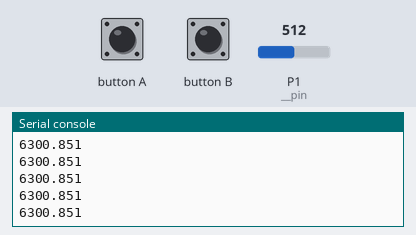
A program run on a simulated BBC micro:bit running MicroPython. Shown: the last lines printed to the serial console. The inputs (shaded band) are chosen by the test bench; at power-on: P1 (__pin) = 512 (analog values on the 0–1023 scale).

Above: at 1.2 s.
1.3 s: P1 (__pin) set to 716
At 2.3 s:
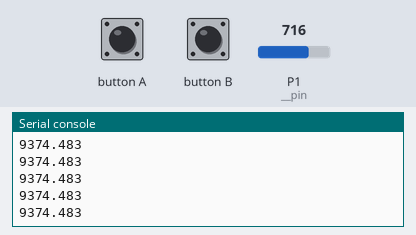
2.8 s: P1 (__pin) set to 900
At 3.9 s:
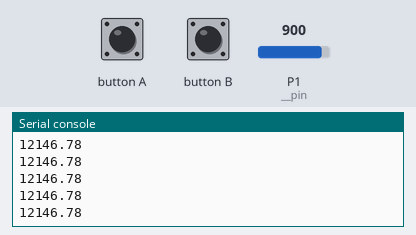
Timing chart, 0 to 5.0 s (numbered marks = the images above; inputs shaded):
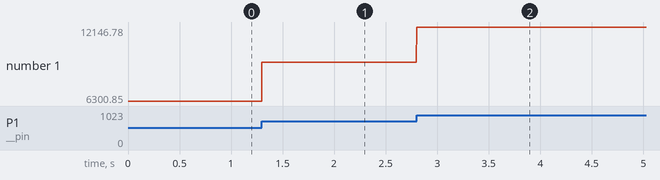

The program:

light.py
```python
from microbit import *
from enum import *


class LIGHT(object):
    """基本描述

    环境光传感器，返回lux

    Args:
        RJ_pin (pin): 连接端口

    Returns:
        value: 光线强度 0-16000lux
    """

    def __init__(self, RJ_pin):
        if RJ_pin == J1:
            self.__pin = pin1
        elif RJ_pin == J2:
            self.__pin = pin2

    def get_lightlevel(self):
        """基本描述

        环境光传感器，返回lux

        Returns:
            value: 光强度单位勒克司Lux
        """
        raw_value = self.__pin.read_analog()

        # 为确保结果非负，我们可以直接处理不同区间的线性映射
        if raw_value <= 200:
            # 对原始区间[45, 200]进行映射到[0, 1600]
            lux = (raw_value - 45) * (1600 / (200 - 45))
        else:
            # 对原始区间[201, 1023]进行映射到[1600, 14000]
            lux = 1600 + (raw_value - 200) * ((14000 - 1600) / (1023 - 200))

        return max(0, lux)

if __name__ == "__main__":
    s = LIGHT(J1)
    while True:
        print(s.get_lightlevel())
```

enum.py
```python
from microbit import *

J1 = pin8
J2 = pin12
J3 = pin14
J4 = pin16
```

Measured:
- after the input at 1.3 s, the serial console: prints a new line at once (image 1)
- after the input at 2.8 s, the serial console: prints a new line at once (image 2)
- plotted number 1: 6300.85 → 9374.48 after the input at 1.3 s, 9374.48 → 12146.78 after the input at 2.8 s
